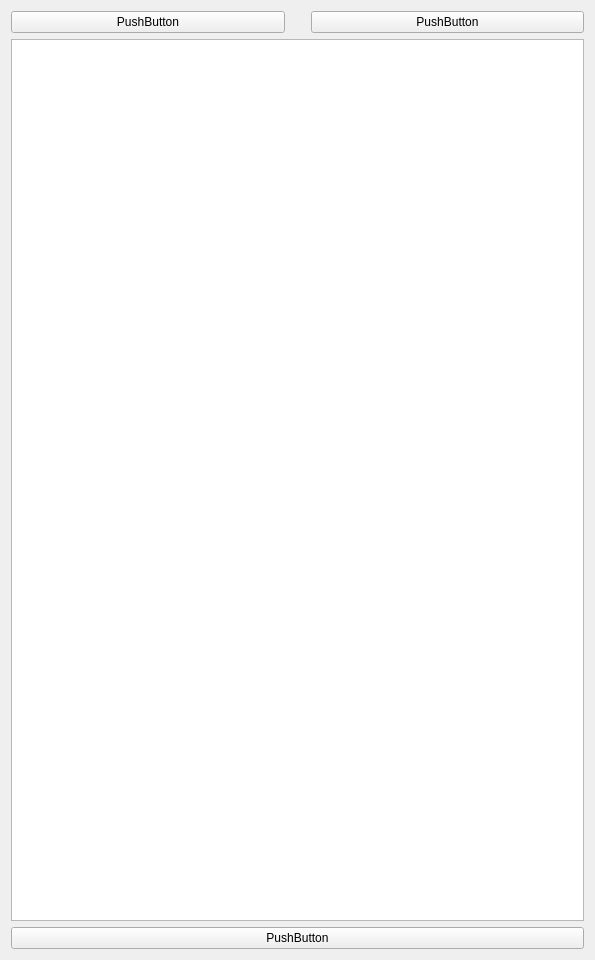
<?xml version="1.0" encoding="UTF-8"?>
<ui version="4.0">
 <class>historyWidget</class>
 <widget class="QWidget" name="historyWidget">
  <property name="windowModality">
   <enum>Qt::NonModal</enum>
  </property>
  <property name="geometry">
   <rect>
    <x>0</x>
    <y>0</y>
    <width>595</width>
    <height>960</height>
   </rect>
  </property>
  <property name="windowTitle">
   <string>History</string>
  </property>
  <property name="windowIcon">
   <iconset resource="res/gui_resource.qrc">
    <normaloff>:/type/options.png</normaloff>:/type/options.png</iconset>
  </property>
  <layout class="QVBoxLayout" name="verticalLayout">
   <item>
    <widget class="QWidget" name="undoWidget" native="true">
     <layout class="QHBoxLayout" name="horizontalLayout">
      <property name="spacing">
       <number>26</number>
      </property>
      <property name="leftMargin">
       <number>0</number>
      </property>
      <property name="topMargin">
       <number>0</number>
      </property>
      <property name="rightMargin">
       <number>0</number>
      </property>
      <property name="bottomMargin">
       <number>0</number>
      </property>
      <item>
       <widget class="QPushButton" name="undoBtn">
        <property name="text">
         <string>PushButton</string>
        </property>
       </widget>
      </item>
      <item>
       <widget class="QPushButton" name="redoBtn">
        <property name="text">
         <string>PushButton</string>
        </property>
       </widget>
      </item>
     </layout>
    </widget>
   </item>
   <item>
    <widget class="QWidget" name="viewPlaceholderWidget" native="true">
     <property name="sizePolicy">
      <sizepolicy hsizetype="Preferred" vsizetype="Preferred">
       <horstretch>0</horstretch>
       <verstretch>20</verstretch>
      </sizepolicy>
     </property>
     <layout class="QVBoxLayout" name="verticalLayout_3">
      <property name="spacing">
       <number>0</number>
      </property>
      <property name="leftMargin">
       <number>0</number>
      </property>
      <property name="topMargin">
       <number>0</number>
      </property>
      <property name="rightMargin">
       <number>0</number>
      </property>
      <property name="bottomMargin">
       <number>0</number>
      </property>
      <item>
       <layout class="QVBoxLayout" name="viewLayout">
        <item>
         <widget class="QListWidget" name="viewList"/>
        </item>
       </layout>
      </item>
     </layout>
    </widget>
   </item>
   <item>
    <widget class="QPushButton" name="jumpBtn">
     <property name="text">
      <string>PushButton</string>
     </property>
    </widget>
   </item>
  </layout>
 </widget>
 <resources>
  <include location="res/gui_resource.qrc"/>
 </resources>
 <connections/>
</ui>
